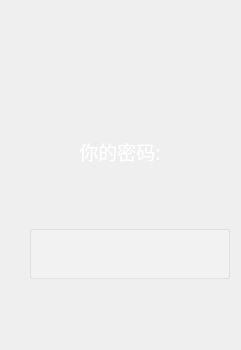
             <widget class="QWidget" name="page_3">
              <widget class="QWidget" name="verticalLayoutWidget_5">
               <property name="geometry">
                <rect>
                 <x>30</x>
                 <y>80</y>
                 <width>202</width>
                 <height>261</height>
                </rect>
               </property>
               <layout class="QVBoxLayout" name="verticalLayout_6">
                <item>
                 <widget class="QLabel" name="netWorkStation">
                  <property name="minimumSize">
                   <size>
                    <width>200</width>
                    <height>21</height>
                   </size>
                  </property>
                  <property name="maximumSize">
                   <size>
                    <width>200</width>
                    <height>21</height>
                   </size>
                  </property>
                  <property name="font">
                   <font>
                    <family>微软雅黑</family>
                    <pointsize>14</pointsize>
                    <italic>false</italic>
                    <strikeout>false</strikeout>
                   </font>
                  </property>
                  <property name="cursor">
                   <cursorShape>PointingHandCursor</cursorShape>
                  </property>
                  <property name="autoFillBackground">
                   <bool>false</bool>
                  </property>
                  <property name="styleSheet">
                   <string notr="true">/*qlable 自定义点击按钮 找回密码*/
color:#FFFFFF;/*设置字体颜色 以备不时之需*/</string>
                  </property>
                  <property name="text">
                   <string>          你的密码:</string>
                  </property>
                 </widget>
                </item>
                <item>
                 <widget class="QLineEdit" name="padLineEdit">
                  <property name="minimumSize">
                   <size>
                    <width>200</width>
                    <height>50</height>
                   </size>
                  </property>
                  <property name="maximumSize">
                   <size>
                    <width>200</width>
                    <height>50</height>
                   </size>
                  </property>
                  <property name="font">
                   <font>
                    <family>Arial</family>
                    <pointsize>15</pointsize>
                    <italic>false</italic>
                   </font>
                  </property>
                  <property name="styleSheet">
                   <string notr="true"> /*文本输入框 账号输入*/
QLineEdit{
/*非悬浮时颜色设置*/
color:#FFFFFF;
border-style:outset;/*设置边框*/
background-color: rgba(255,255,255,50);
border-radius:2px;/*边框圆角半径设置*/
border: 1px solid rgba(220,220,220, 200);

}
</string>
                  </property>
                  <property name="text">
                   <string/>
                  </property>
                  <property name="maxLength">
                   <number>25</number>
                  </property>
                  <property name="readOnly">
                   <bool>true</bool>
                  </property>
                  <property name="placeholderText">
                   <string/>
                  </property>
                  <property name="clearButtonEnabled">
                   <bool>false</bool>
                  </property>
                 </widget>
                </item>
               </layout>
              </widget>
             </widget>
